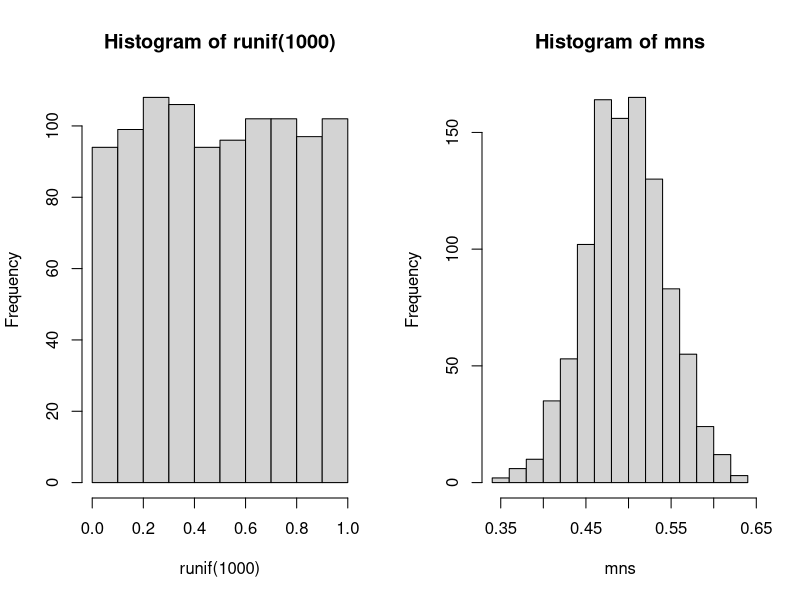

Here is the R script that generated this plot:
## ---- chunk 1
par(mfrow=c(1,2))
hist(runif(1000))
## ---- chunk 2
mns = NULL
for (i in 1 : 1000) mns = c(mns, mean(runif(40)))
hist(mns)
